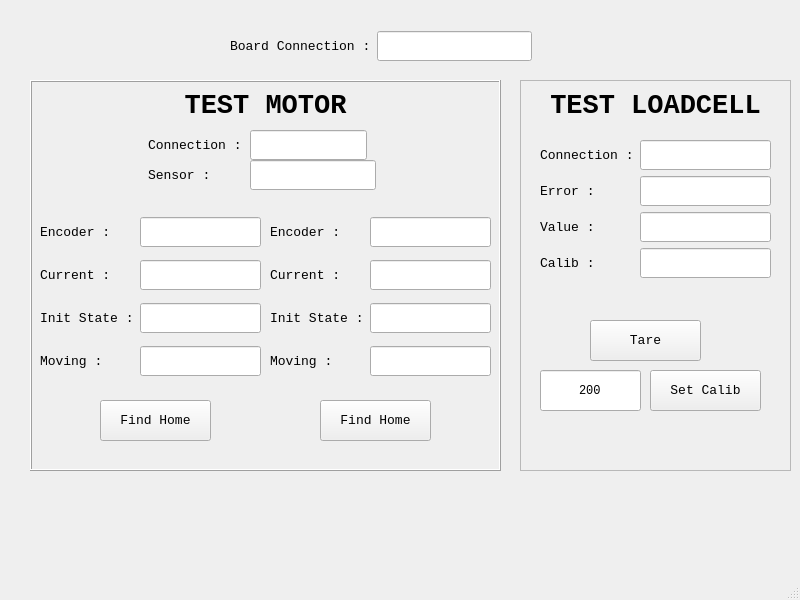
<?xml version="1.0" encoding="UTF-8"?>
<ui version="4.0">
 <class>MainWindow</class>
 <widget class="QMainWindow" name="MainWindow">
  <property name="geometry">
   <rect>
    <x>0</x>
    <y>0</y>
    <width>800</width>
    <height>600</height>
   </rect>
  </property>
  <property name="windowTitle">
   <string>MainWindow</string>
  </property>
  <widget class="QWidget" name="centralwidget">
   <widget class="QFrame" name="frame">
    <property name="geometry">
     <rect>
      <x>30</x>
      <y>80</y>
      <width>471</width>
      <height>391</height>
     </rect>
    </property>
    <property name="frameShape">
     <enum>QFrame::Box</enum>
    </property>
    <property name="frameShadow">
     <enum>QFrame::Raised</enum>
    </property>
    <widget class="QLabel" name="label">
     <property name="geometry">
      <rect>
       <x>0</x>
       <y>10</y>
       <width>471</width>
       <height>31</height>
      </rect>
     </property>
     <property name="font">
      <font>
       <family>Lucida Console</family>
       <pointsize>20</pointsize>
       <weight>75</weight>
       <bold>true</bold>
      </font>
     </property>
     <property name="text">
      <string>TEST MOTOR</string>
     </property>
     <property name="alignment">
      <set>Qt::AlignCenter</set>
     </property>
    </widget>
    <widget class="QWidget" name="">
     <property name="geometry">
      <rect>
       <x>10</x>
       <y>130</y>
       <width>221</width>
       <height>176</height>
      </rect>
     </property>
     <layout class="QGridLayout" name="gridLayout">
      <item row="1" column="0">
       <widget class="QLabel" name="label_9">
        <property name="font">
         <font>
          <family>Lucida Console</family>
          <pointsize>10</pointsize>
         </font>
        </property>
        <property name="text">
         <string>Current :</string>
        </property>
       </widget>
      </item>
      <item row="2" column="0">
       <widget class="QLabel" name="label_10">
        <property name="font">
         <font>
          <family>Lucida Console</family>
          <pointsize>10</pointsize>
         </font>
        </property>
        <property name="text">
         <string>Init State :</string>
        </property>
       </widget>
      </item>
      <item row="3" column="0">
       <widget class="QLabel" name="label_16">
        <property name="font">
         <font>
          <family>Lucida Console</family>
          <pointsize>10</pointsize>
         </font>
        </property>
        <property name="text">
         <string>Moving :</string>
        </property>
       </widget>
      </item>
      <item row="3" column="1">
       <widget class="QLineEdit" name="LE_MOTOR_MOVING">
        <property name="minimumSize">
         <size>
          <width>0</width>
          <height>30</height>
         </size>
        </property>
        <property name="font">
         <font>
          <family>Lucida Console</family>
         </font>
        </property>
        <property name="alignment">
         <set>Qt::AlignCenter</set>
        </property>
       </widget>
      </item>
      <item row="1" column="1">
       <widget class="QLineEdit" name="LE_MOTOR_CURRENT">
        <property name="minimumSize">
         <size>
          <width>0</width>
          <height>30</height>
         </size>
        </property>
        <property name="font">
         <font>
          <family>Lucida Console</family>
         </font>
        </property>
        <property name="alignment">
         <set>Qt::AlignCenter</set>
        </property>
       </widget>
      </item>
      <item row="0" column="0">
       <widget class="QLabel" name="label_2">
        <property name="font">
         <font>
          <family>Lucida Console</family>
          <pointsize>10</pointsize>
         </font>
        </property>
        <property name="text">
         <string>Encoder :</string>
        </property>
       </widget>
      </item>
      <item row="2" column="1">
       <widget class="QLineEdit" name="LE_MOTOR_INIT_STATE">
        <property name="minimumSize">
         <size>
          <width>0</width>
          <height>30</height>
         </size>
        </property>
        <property name="font">
         <font>
          <family>Lucida Console</family>
         </font>
        </property>
        <property name="alignment">
         <set>Qt::AlignCenter</set>
        </property>
       </widget>
      </item>
      <item row="0" column="1">
       <widget class="QLineEdit" name="LE_MOTOR_ENCODER">
        <property name="minimumSize">
         <size>
          <width>0</width>
          <height>30</height>
         </size>
        </property>
        <property name="font">
         <font>
          <family>Lucida Console</family>
         </font>
        </property>
        <property name="alignment">
         <set>Qt::AlignCenter</set>
        </property>
       </widget>
      </item>
     </layout>
    </widget>
    <widget class="QPushButton" name="BTN_MOTOR_FIND_HOME">
     <property name="geometry">
      <rect>
       <x>70</x>
       <y>320</y>
       <width>111</width>
       <height>41</height>
      </rect>
     </property>
     <property name="font">
      <font>
       <family>Lucida Console</family>
       <pointsize>10</pointsize>
      </font>
     </property>
     <property name="text">
      <string>Find Home</string>
     </property>
    </widget>
    <widget class="QLineEdit" name="LE_MOTOR_SENSOR">
     <property name="geometry">
      <rect>
       <x>220</x>
       <y>80</y>
       <width>126</width>
       <height>30</height>
      </rect>
     </property>
     <property name="minimumSize">
      <size>
       <width>0</width>
       <height>30</height>
      </size>
     </property>
     <property name="font">
      <font>
       <family>Lucida Console</family>
      </font>
     </property>
     <property name="alignment">
      <set>Qt::AlignCenter</set>
     </property>
    </widget>
    <widget class="QLabel" name="label_17">
     <property name="geometry">
      <rect>
       <x>118</x>
       <y>80</y>
       <width>96</width>
       <height>30</height>
      </rect>
     </property>
     <property name="font">
      <font>
       <family>Lucida Console</family>
       <pointsize>10</pointsize>
      </font>
     </property>
     <property name="text">
      <string>Sensor :</string>
     </property>
    </widget>
    <widget class="QWidget" name="layoutWidget_5">
     <property name="geometry">
      <rect>
       <x>240</x>
       <y>130</y>
       <width>221</width>
       <height>176</height>
      </rect>
     </property>
     <layout class="QGridLayout" name="gridLayout_6">
      <item row="1" column="1">
       <widget class="QLineEdit" name="LE_MOTOR_CURRENT_3">
        <property name="minimumSize">
         <size>
          <width>0</width>
          <height>30</height>
         </size>
        </property>
        <property name="font">
         <font>
          <family>Lucida Console</family>
         </font>
        </property>
        <property name="alignment">
         <set>Qt::AlignCenter</set>
        </property>
       </widget>
      </item>
      <item row="0" column="0">
       <widget class="QLabel" name="label_34">
        <property name="font">
         <font>
          <family>Lucida Console</family>
          <pointsize>10</pointsize>
         </font>
        </property>
        <property name="text">
         <string>Encoder :</string>
        </property>
       </widget>
      </item>
      <item row="0" column="1">
       <widget class="QLineEdit" name="LE_MOTOR_ENCODER_3">
        <property name="minimumSize">
         <size>
          <width>0</width>
          <height>30</height>
         </size>
        </property>
        <property name="font">
         <font>
          <family>Lucida Console</family>
         </font>
        </property>
        <property name="alignment">
         <set>Qt::AlignCenter</set>
        </property>
       </widget>
      </item>
      <item row="3" column="0">
       <widget class="QLabel" name="label_33">
        <property name="font">
         <font>
          <family>Lucida Console</family>
          <pointsize>10</pointsize>
         </font>
        </property>
        <property name="text">
         <string>Moving :</string>
        </property>
       </widget>
      </item>
      <item row="3" column="1">
       <widget class="QLineEdit" name="LE_MOTOR_MOVING_3">
        <property name="minimumSize">
         <size>
          <width>0</width>
          <height>30</height>
         </size>
        </property>
        <property name="font">
         <font>
          <family>Lucida Console</family>
         </font>
        </property>
        <property name="alignment">
         <set>Qt::AlignCenter</set>
        </property>
       </widget>
      </item>
      <item row="2" column="1">
       <widget class="QLineEdit" name="LE_MOTOR_INIT_STATE_3">
        <property name="minimumSize">
         <size>
          <width>0</width>
          <height>30</height>
         </size>
        </property>
        <property name="font">
         <font>
          <family>Lucida Console</family>
         </font>
        </property>
        <property name="alignment">
         <set>Qt::AlignCenter</set>
        </property>
       </widget>
      </item>
      <item row="1" column="0">
       <widget class="QLabel" name="label_31">
        <property name="font">
         <font>
          <family>Lucida Console</family>
          <pointsize>10</pointsize>
         </font>
        </property>
        <property name="text">
         <string>Current :</string>
        </property>
       </widget>
      </item>
      <item row="2" column="0">
       <widget class="QLabel" name="label_32">
        <property name="font">
         <font>
          <family>Lucida Console</family>
          <pointsize>10</pointsize>
         </font>
        </property>
        <property name="text">
         <string>Init State :</string>
        </property>
       </widget>
      </item>
     </layout>
    </widget>
    <widget class="QPushButton" name="BTN_MOTOR_FIND_HOME_3">
     <property name="geometry">
      <rect>
       <x>290</x>
       <y>320</y>
       <width>111</width>
       <height>41</height>
      </rect>
     </property>
     <property name="font">
      <font>
       <family>Lucida Console</family>
       <pointsize>10</pointsize>
      </font>
     </property>
     <property name="text">
      <string>Find Home</string>
     </property>
    </widget>
    <widget class="QLineEdit" name="LE_MOTOR_CONNECTION">
     <property name="geometry">
      <rect>
       <x>220</x>
       <y>50</y>
       <width>117</width>
       <height>30</height>
      </rect>
     </property>
     <property name="minimumSize">
      <size>
       <width>0</width>
       <height>30</height>
      </size>
     </property>
     <property name="font">
      <font>
       <family>Lucida Console</family>
      </font>
     </property>
     <property name="alignment">
      <set>Qt::AlignCenter</set>
     </property>
    </widget>
    <widget class="QLabel" name="label_7">
     <property name="geometry">
      <rect>
       <x>118</x>
       <y>50</y>
       <width>96</width>
       <height>30</height>
      </rect>
     </property>
     <property name="font">
      <font>
       <family>Lucida Console</family>
       <pointsize>10</pointsize>
      </font>
     </property>
     <property name="text">
      <string>Connection :</string>
     </property>
    </widget>
   </widget>
   <widget class="QFrame" name="frame_2">
    <property name="geometry">
     <rect>
      <x>520</x>
      <y>80</y>
      <width>271</width>
      <height>391</height>
     </rect>
    </property>
    <property name="frameShape">
     <enum>QFrame::StyledPanel</enum>
    </property>
    <property name="frameShadow">
     <enum>QFrame::Sunken</enum>
    </property>
    <widget class="QLabel" name="label_5">
     <property name="geometry">
      <rect>
       <x>0</x>
       <y>10</y>
       <width>271</width>
       <height>31</height>
      </rect>
     </property>
     <property name="font">
      <font>
       <family>Lucida Console</family>
       <pointsize>20</pointsize>
       <weight>75</weight>
       <bold>true</bold>
      </font>
     </property>
     <property name="text">
      <string>TEST LOADCELL</string>
     </property>
     <property name="alignment">
      <set>Qt::AlignCenter</set>
     </property>
    </widget>
    <widget class="QWidget" name="layoutWidget">
     <property name="geometry">
      <rect>
       <x>20</x>
       <y>60</y>
       <width>231</width>
       <height>140</height>
      </rect>
     </property>
     <layout class="QGridLayout" name="gridLayout_2">
      <item row="3" column="1">
       <widget class="QLineEdit" name="LE_LOADCELL_CALIB">
        <property name="minimumSize">
         <size>
          <width>0</width>
          <height>30</height>
         </size>
        </property>
        <property name="font">
         <font>
          <family>Lucida Console</family>
         </font>
        </property>
        <property name="alignment">
         <set>Qt::AlignCenter</set>
        </property>
       </widget>
      </item>
      <item row="0" column="1">
       <widget class="QLineEdit" name="LE_LOADCELL_CONNECTION">
        <property name="minimumSize">
         <size>
          <width>0</width>
          <height>30</height>
         </size>
        </property>
        <property name="font">
         <font>
          <family>Lucida Console</family>
         </font>
        </property>
        <property name="alignment">
         <set>Qt::AlignCenter</set>
        </property>
       </widget>
      </item>
      <item row="1" column="0">
       <widget class="QLabel" name="label_8">
        <property name="font">
         <font>
          <family>Lucida Console</family>
          <pointsize>10</pointsize>
         </font>
        </property>
        <property name="text">
         <string>Error :</string>
        </property>
       </widget>
      </item>
      <item row="1" column="1">
       <widget class="QLineEdit" name="LE_LOADCELL_ERROR">
        <property name="minimumSize">
         <size>
          <width>0</width>
          <height>30</height>
         </size>
        </property>
        <property name="font">
         <font>
          <family>Lucida Console</family>
         </font>
        </property>
        <property name="alignment">
         <set>Qt::AlignCenter</set>
        </property>
       </widget>
      </item>
      <item row="0" column="0">
       <widget class="QLabel" name="label_6">
        <property name="font">
         <font>
          <family>Lucida Console</family>
          <pointsize>10</pointsize>
         </font>
        </property>
        <property name="text">
         <string>Connection :</string>
        </property>
       </widget>
      </item>
      <item row="2" column="0">
       <widget class="QLabel" name="label_3">
        <property name="font">
         <font>
          <family>Lucida Console</family>
          <pointsize>10</pointsize>
         </font>
        </property>
        <property name="text">
         <string>Value :</string>
        </property>
       </widget>
      </item>
      <item row="3" column="0">
       <widget class="QLabel" name="label_4">
        <property name="font">
         <font>
          <family>Lucida Console</family>
          <pointsize>10</pointsize>
         </font>
        </property>
        <property name="text">
         <string>Calib :</string>
        </property>
       </widget>
      </item>
      <item row="2" column="1">
       <widget class="QLineEdit" name="LE_LOADCELL_VALUE">
        <property name="minimumSize">
         <size>
          <width>0</width>
          <height>30</height>
         </size>
        </property>
        <property name="font">
         <font>
          <family>Lucida Console</family>
         </font>
        </property>
        <property name="alignment">
         <set>Qt::AlignCenter</set>
        </property>
       </widget>
      </item>
     </layout>
    </widget>
    <widget class="QPushButton" name="BTN_SET_CALIB">
     <property name="geometry">
      <rect>
       <x>130</x>
       <y>290</y>
       <width>111</width>
       <height>41</height>
      </rect>
     </property>
     <property name="font">
      <font>
       <family>Lucida Console</family>
       <pointsize>10</pointsize>
      </font>
     </property>
     <property name="text">
      <string>Set Calib</string>
     </property>
    </widget>
    <widget class="QPushButton" name="BTN_LOADCELL_TARE">
     <property name="geometry">
      <rect>
       <x>70</x>
       <y>240</y>
       <width>111</width>
       <height>41</height>
      </rect>
     </property>
     <property name="font">
      <font>
       <family>Lucida Console</family>
       <pointsize>10</pointsize>
      </font>
     </property>
     <property name="text">
      <string>Tare</string>
     </property>
    </widget>
    <widget class="QLineEdit" name="LE_LOADCELL_SETTING_VALUE">
     <property name="geometry">
      <rect>
       <x>20</x>
       <y>290</y>
       <width>101</width>
       <height>41</height>
      </rect>
     </property>
     <property name="font">
      <font>
       <family>Lucida Console</family>
      </font>
     </property>
     <property name="text">
      <string>200</string>
     </property>
     <property name="alignment">
      <set>Qt::AlignCenter</set>
     </property>
    </widget>
   </widget>
   <widget class="QWidget" name="">
    <property name="geometry">
     <rect>
      <x>230</x>
      <y>30</y>
      <width>302</width>
      <height>32</height>
     </rect>
    </property>
    <layout class="QHBoxLayout" name="horizontalLayout">
     <item>
      <widget class="QLabel" name="label_30">
       <property name="font">
        <font>
         <family>Lucida Console</family>
         <pointsize>10</pointsize>
        </font>
       </property>
       <property name="text">
        <string>Board Connection :</string>
       </property>
      </widget>
     </item>
     <item>
      <widget class="QLineEdit" name="LE_BOARD_CONNECTION">
       <property name="minimumSize">
        <size>
         <width>0</width>
         <height>30</height>
        </size>
       </property>
       <property name="font">
        <font>
         <family>Lucida Console</family>
        </font>
       </property>
       <property name="alignment">
        <set>Qt::AlignCenter</set>
       </property>
      </widget>
     </item>
    </layout>
   </widget>
  </widget>
  <widget class="QMenuBar" name="menubar">
   <property name="geometry">
    <rect>
     <x>0</x>
     <y>0</y>
     <width>800</width>
     <height>21</height>
    </rect>
   </property>
  </widget>
  <widget class="QStatusBar" name="statusbar"/>
 </widget>
 <resources/>
 <connections/>
</ui>
